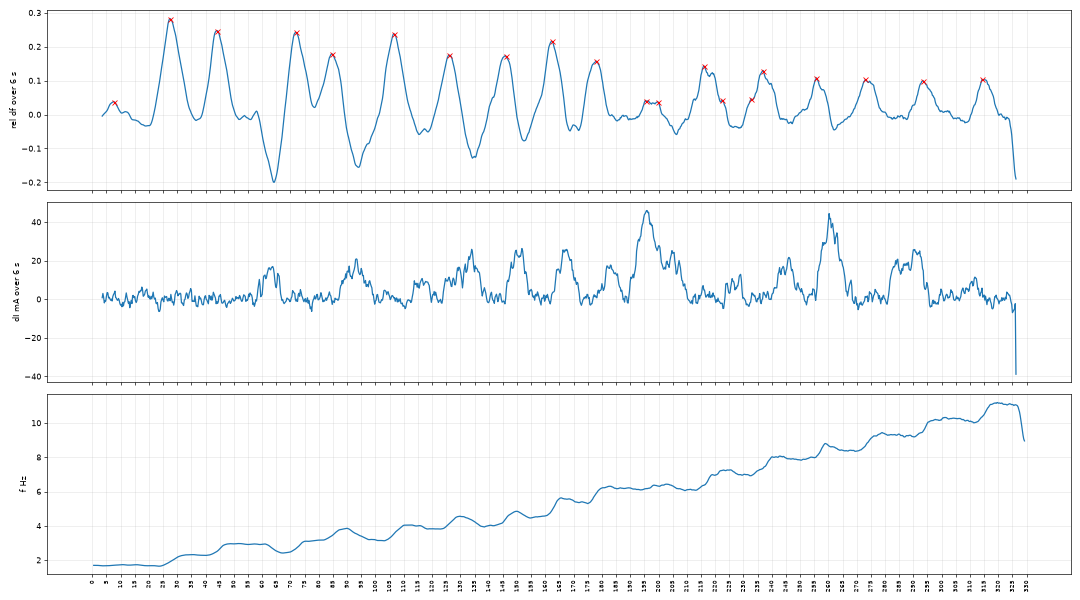

The script that saved this image:
import numpy as np, matplotlib; matplotlib.use('Agg'); import matplotlib.pyplot as plt
from scipy.ndimage import median_filter, uniform_filter1d
from scipy.signal import find_peaks
A=np.load('/private/tmp/claude-503/-Users-stepheneacuello-Projects-windtunnel-control/6a3806a4-9014-460a-a0dd-c69522320797/scratchpad/X.npy')
t=A[:,0]; X=A[:,1:]; N=len(t); fs=360.
V=4*X[:,0]; I=2*(X[:,1]-2.5); L=7482
pk=np.load('/private/tmp/claude-503/-Users-stepheneacuello-Projects-windtunnel-control/6a3806a4-9014-460a-a0dd-c69522320797/scratchpad/pulses.npy')
tp=t[pk]; dtp=np.diff(tp); med=median_filter(dtp,9,mode='nearest'); nrev=np.maximum(1,np.round(dtp/med))
finst=nrev/dtp; tm=(tp[1:]+tp[:-1])/2
g=np.arange(0.5,329.5,0.25)
f=np.interp(g,tm,finst)
fs_=uniform_filter1d(f,8)  # 2 s
Ig=np.interp(g,t,uniform_filter1d(I,360))
Vg=np.interp(g,t,uniform_filter1d(V,360))
h=12 # 3 s each side
df=np.full_like(g,np.nan); dI=np.full_like(g,np.nan); dV=np.full_like(g,np.nan)
df[h:-h]=fs_[2*h:]-fs_[:-2*h]; dI[h:-h]=Ig[2*h:]-Ig[:-2*h]; dV[h:-h]=Vg[2*h:]-Vg[:-2*h]
np.savez('/private/tmp/claude-503/-Users-stepheneacuello-Projects-windtunnel-control/6a3806a4-9014-460a-a0dd-c69522320797/scratchpad/grid.npz',g=g,f=f,fs_=fs_,Ig=Ig,Vg=Vg,df=df,dI=dI,dV=dV)
pks,pr=find_peaks(np.nan_to_num(df/np.maximum(fs_,0.5)),height=0.02,distance=16)
for p in pks: print(f't={g[p]:6.2f}  df={df[p]:+.3f} Hz ({df[p]/fs_[p]*100:+.1f}%)  dI={dI[p]*1000:+.1f} mA dV={dV[p]:+.2f}')
fig,ax=plt.subplots(3,1,figsize=(18,10),sharex=True)
ax[0].plot(g,df/np.maximum(fs_,.5)); ax[0].plot(g[pks],(df/np.maximum(fs_,.5))[pks],'rx'); ax[0].set_ylabel('rel df over 6 s')
ax[1].plot(g,dI*1000); ax[1].set_ylabel('dI mA over 6 s')
ax[2].plot(g,fs_); ax[2].set_ylabel('f Hz')
for a in ax: a.grid(alpha=.3)
ax[2].set_xticks(np.arange(0,335,5)); plt.setp(ax[2].get_xticklabels(),fontsize=7,rotation=90)
plt.tight_layout(); plt.savefig('seg2.png',dpi=60)
